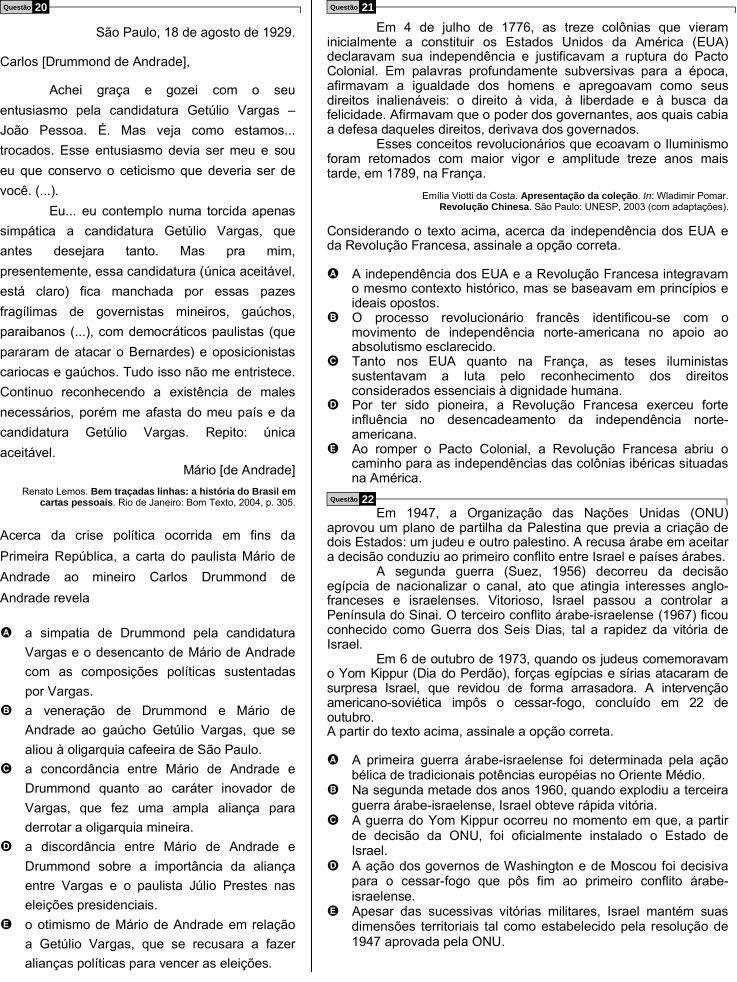
#> input picture 3Passo/933/pagina_enem_9.png, 2209 x 2944 px (shown at 1/3 size); its folder holds only this picture in this run
$ python cortar-meio.py
#> lines starting #> are read from the running program, lines starting #| are printed output that depends on the picture


from PIL import Image
import os

# [8 lines of commented-out code are left out]

pasta_imagens = "933"
pasta_saida = "933-cortadas"

os.makedirs(pasta_saida, exist_ok=True)

for nome_arquivo in os.listdir(pasta_imagens):
    if nome_arquivo.lower().endswith('.png'):
        caminho_entrada = os.path.join(pasta_imagens, nome_arquivo)
        imagem = Image.open(caminho_entrada)
#> imagem is the input picture: PIL image 2209x2944 RGB; min 0, max 255, mean 226.9

        largura, altura = imagem.size
#> largura = 2209; altura = 2944

        metade_largura = 933
        #metade_largura = 992
       #metade_largura = 1092
        #metade_largura = 1169

        caixa_esquerda = (0, 0, metade_largura, altura)
#> caixa_esquerda = (0, 0, 933, 2944)
        imagem_esquerda = imagem.crop(caixa_esquerda)
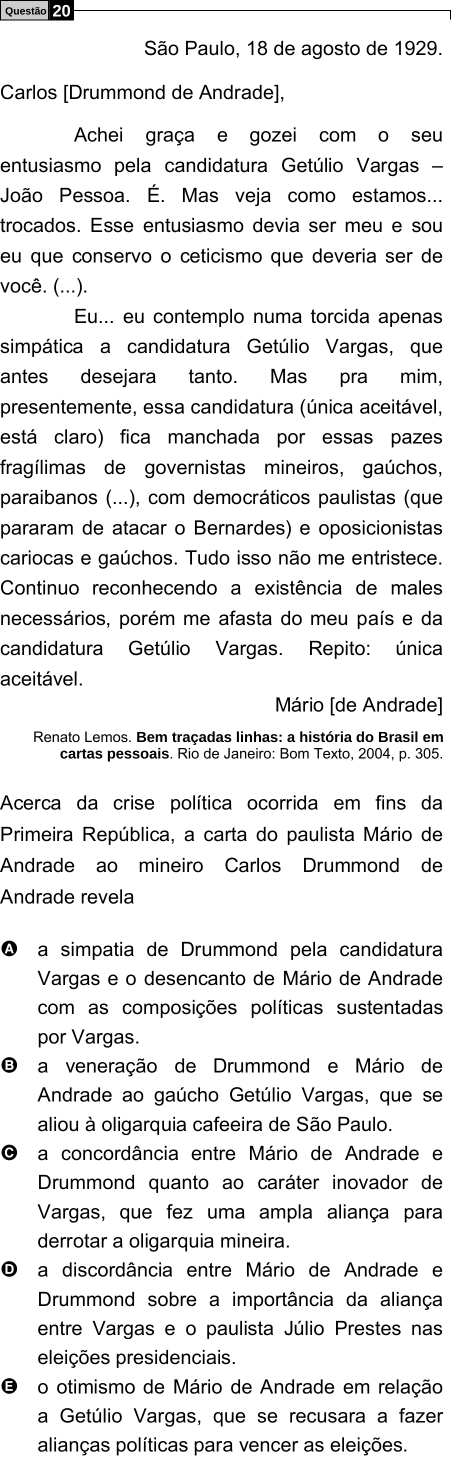
#> imagem_esquerda: PIL image 933x2944 RGB (shown at 1/2 size); min 0, max 255, mean 230.9

        caixa_direita = (metade_largura, 0, largura, altura)
#> caixa_direita = (933, 0, 2209, 2944)
        imagem_direita = imagem.crop(caixa_direita)
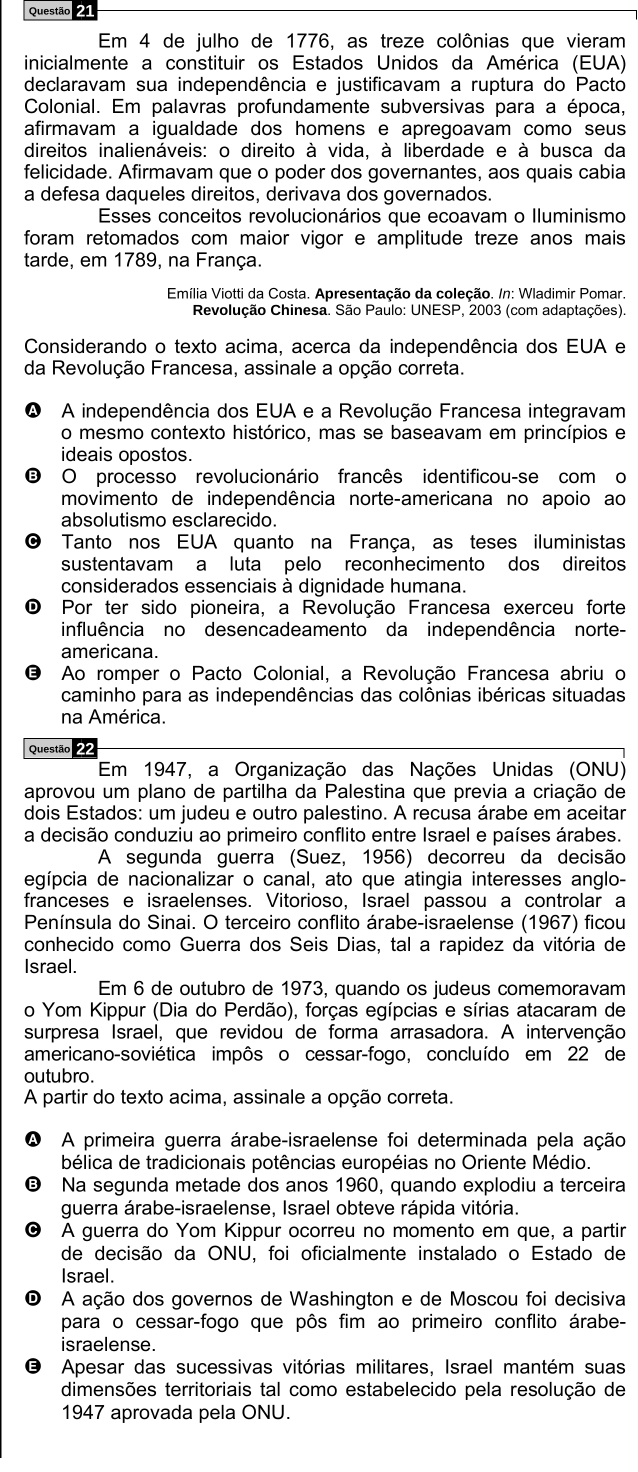
#> imagem_direita: PIL image 1276x2944 RGB (shown at 1/2 size); min 0, max 255, mean 224

        nome_base, extensao = os.path.splitext(nome_arquivo)

        caminho_esquerda = os.path.join(pasta_saida, f"{nome_base}_esquerda{extensao}")
        caminho_direita = os.path.join(pasta_saida, f"{nome_base}_direita{extensao}")

        imagem_esquerda.save(caminho_esquerda)
        imagem_direita.save(caminho_direita)

print("Divisão das imagens ao meio concluída.")
